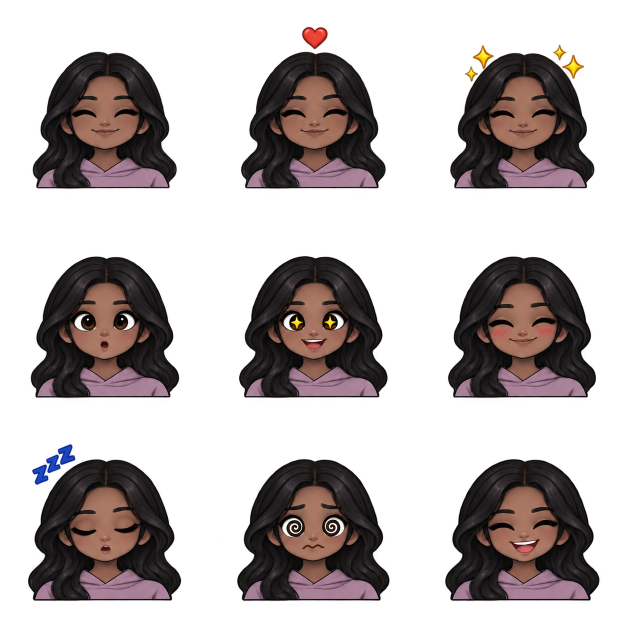
#> input picture characters/aditi-cool/reactions-generated.png, 1254 x 1254 px (shown at 1/2 size)
$ python prepare_reactions.py
#> lines starting #> are read from the running program, lines starting #| are printed output that depends on the picture
"""Repack reaction frames and their symbols; preserve the generated artwork."""
from pathlib import Path

import numpy as np
from PIL import Image
from scipy import ndimage

folder = Path(__file__).parent
image = Image.open(folder / "reactions-generated.png").convert("RGBA")
#> image is the input picture: PIL image 1254x1254 RGBA; mean R, G, B, A 28.2, 21, 20.6, 95.1
labels, _ = ndimage.label(np.array(image)[:, :, 3] > 100)
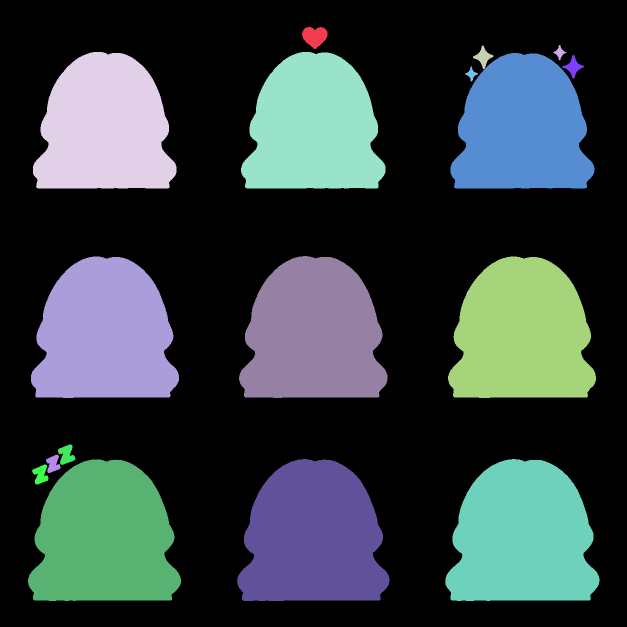
#> labels: shape (1254, 1254) int32 (shown at 1/2 size); 18 distinct labels, from 0 to 17; one colour per label, 0 black
bodies = []
for index, bounds in enumerate(ndimage.find_objects(labels), start=1):
    if np.count_nonzero(labels == index) > 10000:
        bodies.append(bounds)
#> this loop made 17 passes
#> after the loop, bodies = 9 items
bodies.sort(key=lambda bounds: (int((bounds[0].start + bounds[0].stop) / 2 / (image.height / 3)), bounds[1].start))
assert len(bodies) == 9
row_edges = [0]
for row in range(2):
    bottom = max(bounds[0].stop for bounds in bodies[row * 3:row * 3 + 3])
    top = min(bounds[0].start for bounds in bodies[(row + 1) * 3:(row + 2) * 3])
    row_edges.append((bottom + top) // 2)
#> this loop made 2 passes
#> (bottom, top) on passes 1 to 2: (377, 512), (796, 918)
#> after the loop, row_edges = [0, 444, 857]
row_edges.append(image.height)
cell = max(480, image.width // 3 + 80)
#> cell = 498
atlas = Image.new("RGBA", (cell * 3, cell * 3))
#> atlas: PIL image 1494x1494 RGBA; every value is 0
for index, bounds in enumerate(bodies):
    row, col = divmod(index, 3)
    left, right = col * (image.width // 3), (col + 1) * (image.width // 3)
    frame = image.crop((left, row_edges[row], right, row_edges[row + 1]))
    body_center = (bounds[1].start + bounds[1].stop) // 2 - left
    body_bottom = bounds[0].stop - row_edges[row]
    tile = Image.new("RGBA", (cell, cell))
    tile.alpha_composite(frame, (cell // 2 - body_center, int(cell * 0.89) - body_bottom))
    atlas.alpha_composite(tile, (col * cell, row * cell))
#> this loop made 9 passes
#> (row, col, left, right, body_center, body_bottom) on passes 1 to 9: (0, 0, 0, 418, 209, 377), (0, 1, 418, 836, 208, 377), (0, 2, 836, 1254, 209, 377), (1, 0, 0, 418, 210, 352), (1, 1, 418, 836, 208, 352), (1, 2, 836, 1254, 208, 352), (2, 0, 0, 418, 209, 345), (2, 1, 418, 836, 208, 345), (2, 2, 836, 1254, 208, 345)
#> pass 1, `frame = image.crop((left, row_edges[row], right, row_edges[row + 1]))`:
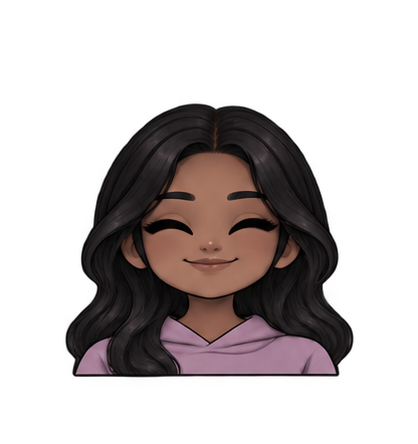
#> frame: PIL image 418x444 RGBA; mean R, G, B, A 24.8, 18.4, 18.2, 83; transparent parts drawn white
#> pass 3, `frame = image.crop((left, row_edges[row], right, row_edges[row + 1]))`:
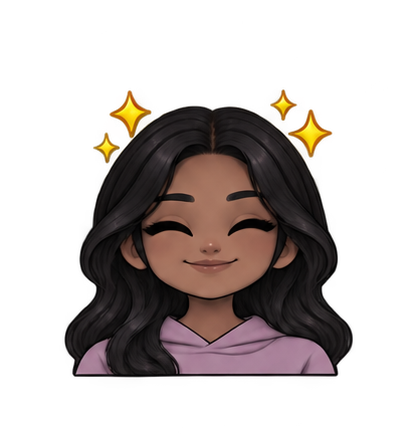
#> frame: PIL image 418x444 RGBA; mean R, G, B, A 28.7, 20.7, 17.9, 85; transparent parts drawn white
#> after the loop:
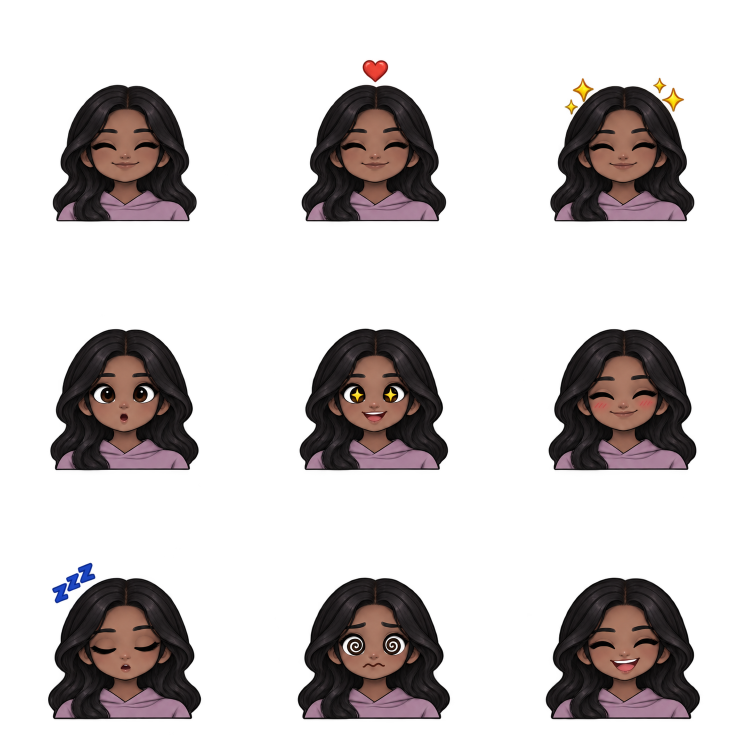
#> atlas: PIL image 1494x1494 RGBA (shown at 1/2 size); mean R, G, B, A 19.9, 14.8, 14.5, 67; transparent parts drawn white
#> after the loop:
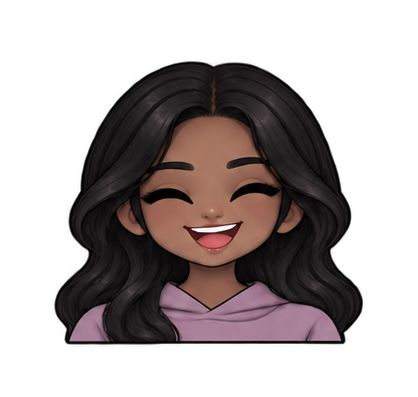
#> frame: PIL image 418x397 RGBA; mean R, G, B, A 30.2, 22.5, 22.2, 105.1; transparent parts drawn white
#> after the loop:
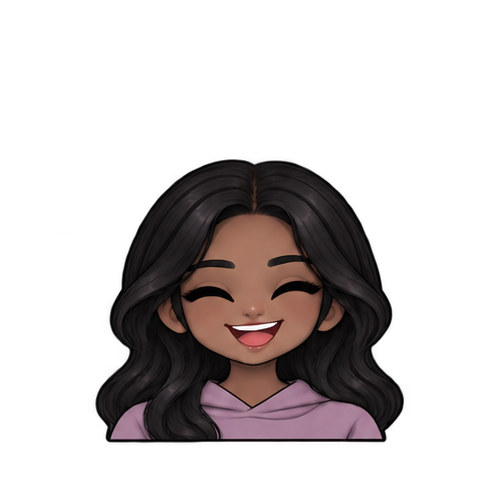
#> tile: PIL image 498x498 RGBA; mean R, G, B, A 20.2, 15, 14.8, 70.3; transparent parts drawn white
atlas.save(folder / "reactions.png")
